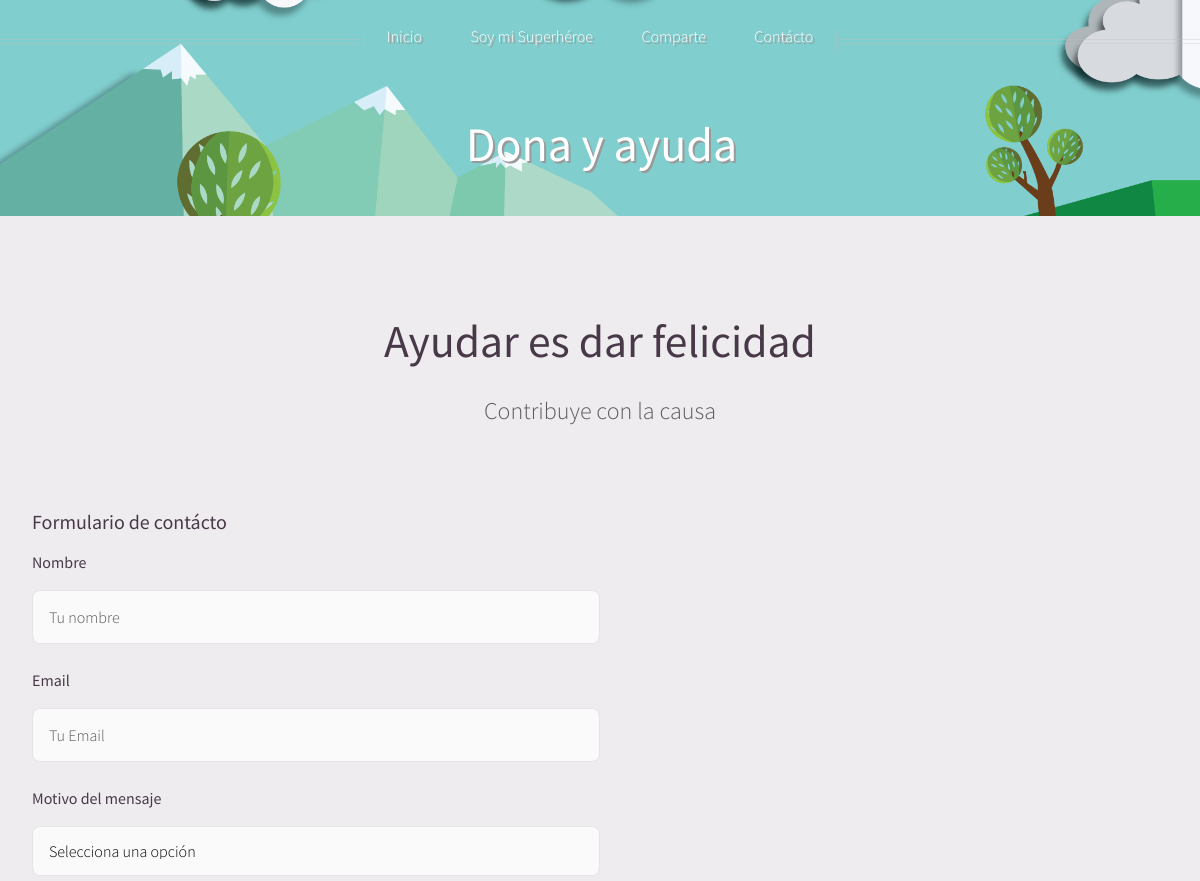
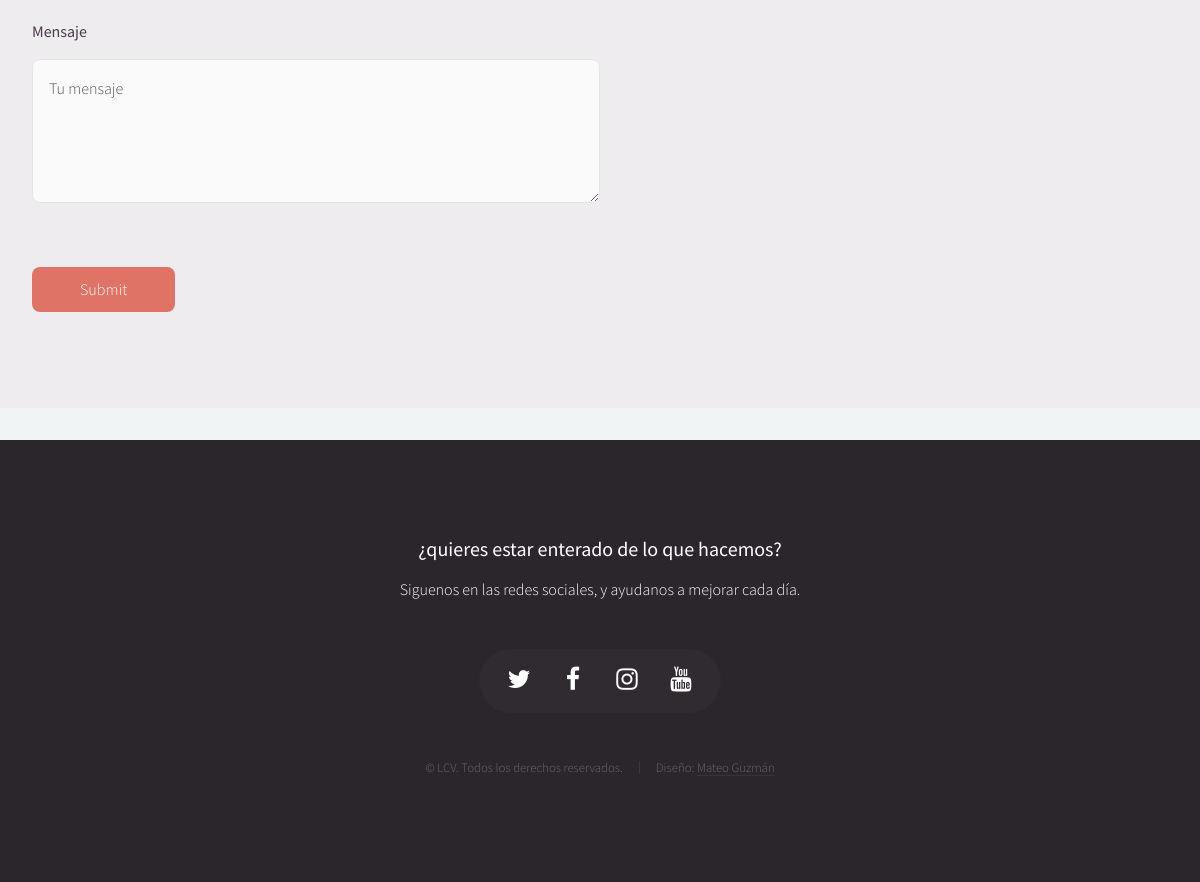
The page /D.php on the database its author committed (2 pictures, top to bottom).
### tables this page shows
CREATE TABLE IF NOT EXISTS `contacto` (
  `Id` int(11) NOT NULL,
  `T1` varchar(255) NOT NULL,
  `T2` varchar(255) NOT NULL,
  `S1` varchar(255) NOT NULL,
  `Email` varchar(255) NOT NULL,
  PRIMARY KEY (`Id`)
);

### _includes/master.class.php (called while the page is built, shortened)
<?php
class Conexion{
	public function Conectar(){
		$this->con = new PDO("mysql:host=mysql.hostinger.co;dbname=u781448169_db","u781448169_db","12345678");
		return $this->con;
	}
}
class Master extends Conexion{
	public $con;
	function __construct(){
		$this->con = $this->Conectar();
	}
	function Contacto(){
		$query = $this->con->prepare("SELECT * FROM contacto");
		$query->execute();
		return $query;
	}
}
?>

### D.php (the view, shortened to what this page needs)
<?php
include "_includes/master.class.php";
$query = new Master();
$Content = $query->Contacto();
foreach ($Content as $Comparte) {
	$T1  = $Comparte["T1"];
	$T2  = $Comparte["T2"];
	$S1  = $Comparte["S1"];
}
?>
<!DOCTYPE HTML>
<html>
	<head>
		<link rel="stylesheet" href="assets/css/main.css" />
	</head>
	<body class="no-sidebar">
		<div id="page-wrapper">
				<div id="header">
						<div class="inner">
							<header>
								<h1><a href="index.php" id="logo"><?=$T1?></a></h1>
							</header>
						</div>
						<?php
						include "_includes/nav.php";
						?>
				</div>
				<div class="wrapper style1" style="background-color: rgba(210, 78, 149, 0.05);">
					<div class="container">
						<article id="main" class="special">
							<header>
								<h2><a href="#"><?=$T2?></a></h2>
								<p>
									<?=$S1?>
								</p>
							</header>
							<section>
								<header>
									<h3>Formulario de contácto</h3>
								</header>
								<form>
								<div style="width:100%;">
									<div style="width:50%;" class="col-sm-6">
                					    <div class="col-sm-6">
                					        <div class="form-group">
                					            <label class="control-label">Nombre</label>
                					            <input type="text" class="form-control" placeholder="Tu nombre" id="Nombre" name="Nombre"	required>
                					        </div>
                					     </div>
                					     <br>
                					     <div class="col-sm-6">
                					        <div class="form-group">
                					            <label class="control-label">Email</label>
                					            <input type="email" class="form-control" placeholder="Tu Email" id="Email" name="Email"	required>
                					        </div>
                					     </div>
                					     <br>
                					     <div class="col-sm-6">
                					        <div class="form-group">
                					            <label class="control-label">Motivo del mensaje</label>
                					            <select class="form-control" id="Motivo" name="Motivo" required>
                					            	<option value="">Selecciona una opción</option>
                					            </select>
                					        </div>
                					     </div>
                					     <br>
                					     <div class="col-sm-6">
                					            <label class="control-label">Mensaje</label>
                					            <textarea class="form-control" placeholder="Tu mensaje" id="Mensaje" name="Mensaje" required></textarea>
                					     </div>
                					     <br>
                					     <div class="col-sm-6">
                					            <label class="control-label">&nbsp;</label>
                					           	<input type="submit" class="form-control btn btn-info">
                					     </div>
                					</div>
                				</div>
                				</form>
							</section>
						</article>
					</div>
				</div>
				<?php
				include "_includes/footer.php";
				?>
		</div>
	</body>
</html>

### rows shown on the page
contacto: T1 "Dona y ayuda", T2 "Ayudar es dar felicidad", S1 "Contribuye con la causa"
